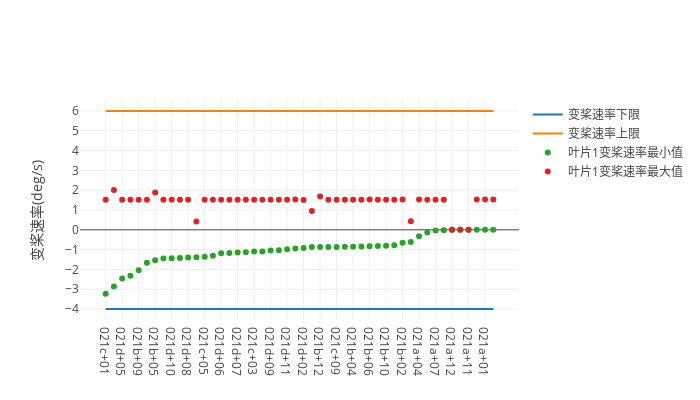

Notebook source saved alongside this figure:
### Markdown cell above
### 变桨速率

### Code cell
casename = 'DLC21'

PitchrateCheck2(casename)
